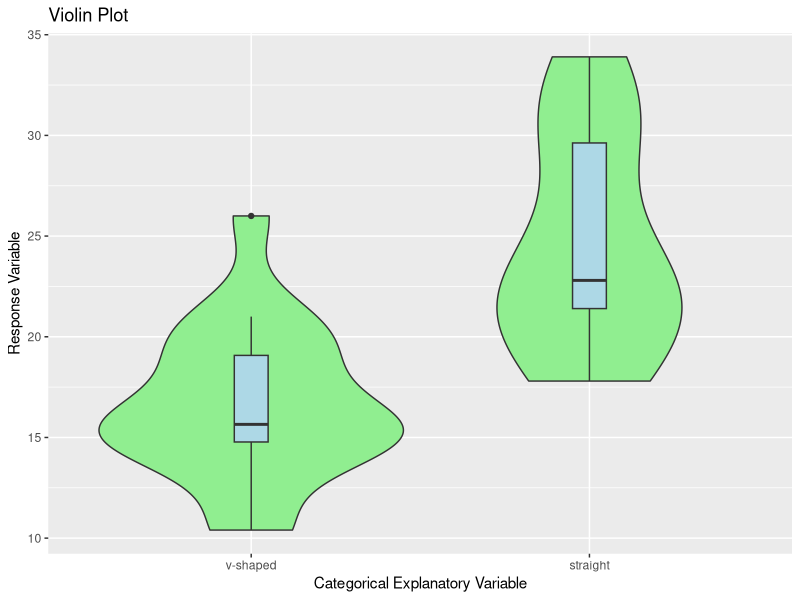
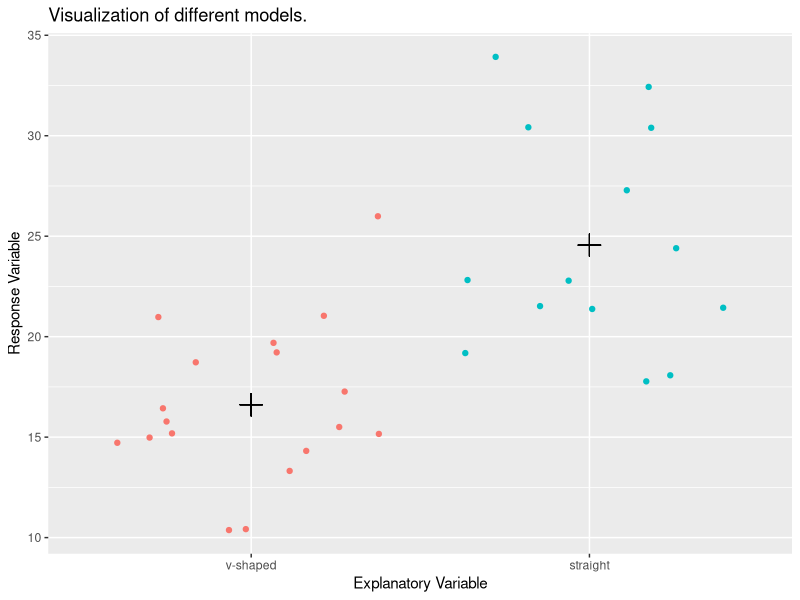
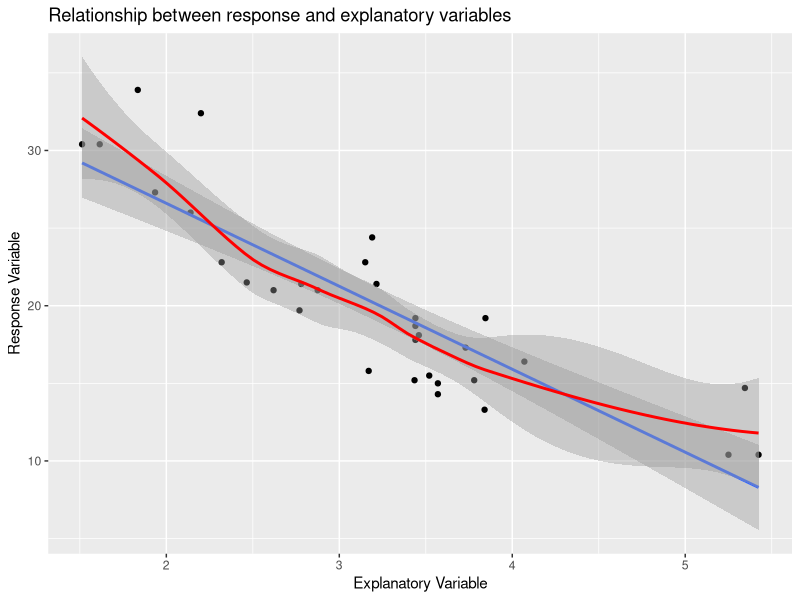
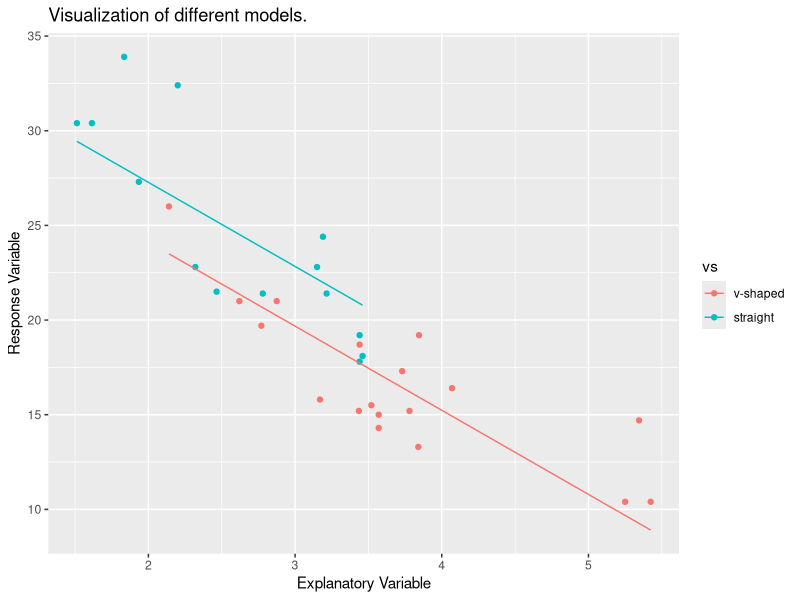
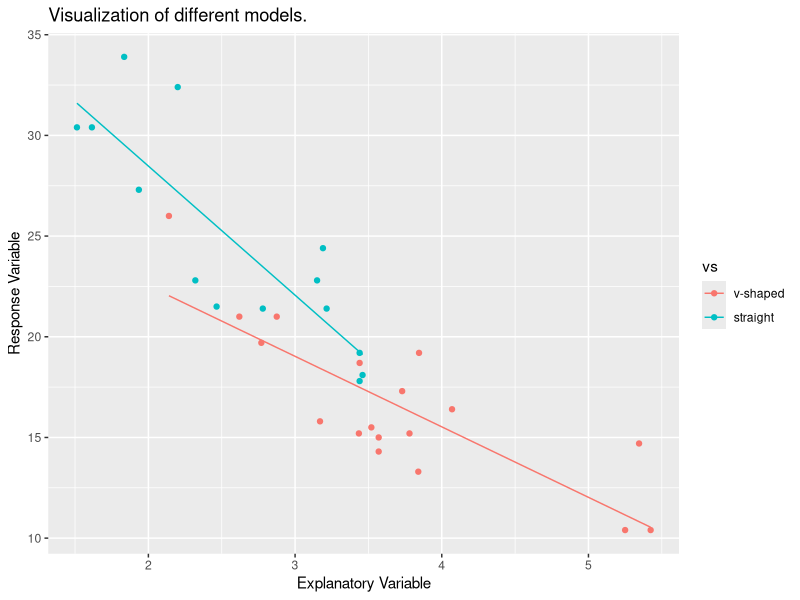

Generate these figures, in order, with R:
## ---- chunk 1
knitr::opts_chunk$set(echo = TRUE)
# Load libraries
library(tidyverse)
library(modelr)
library(MASS)
## ---- chunk 2
## Violin plot
violin_plot <- function(data_set, x, y) {
  x <- data_set[[x]]
  y <- data_set[[y]]
  tibble(x = x, y = y) %>%
    ggplot(aes(reorder(x, y, FUN = median), y)) +
    geom_violin(fill = "lightgreen") +
    geom_boxplot(width = 0.10, fill = "lightblue") +
    labs(title = "Violin Plot",
         x = "Categorical Explanatory Variable",
         y = "Response Variable")
}

## Relationship between response and explanatory
relationship <- function(data_set, x, y) {
  data_set %>%
    ggplot(aes_string(x, y)) +
    geom_point() +
    geom_smooth(method = "lm") +
    geom_smooth(colour = "red") +
    labs(title = "Relationship between response and explanatory variables",
         x = "Explanatory Variable",
         y = "Response Variable")
}

## main effects
graph_main_effects <- function(data_set, model, x, y) {
  data_set %>% 
    add_predictions(model = model, var = "pred") %>% 
    ggplot(aes_string(x = x, y = y, color = x)) +
    geom_point(show.legend = FALSE, position = "jitter") +
    geom_point(aes(y = pred), show.legend = FALSE, size = 5,
               color = "black", shape = 3,) +
    labs(
      title = "Visualization of different models.",
      x = "Explanatory Variable",
      y = "Response Variable"
    )
}

## Analysis of covariance
graph_predictions <- function(data_set, model, x, y, category) {
  data_set %>% 
    add_predictions(model = model, var = "pred") %>% 
    ggplot(aes_string(x = x, y = y, color = category)) +
    geom_point() +
    geom_line(aes(y = pred)) +
    labs(
      title = "Visualization of different models.",
      x = "Explanatory Variable",
      y = "Response Variable"
    )
}

## ---- chunk 3
data(mtcars)
mtcars$vs <- factor(mtcars$vs, levels = c(0, 1), labels = c("v-shaped", "straight"))
mtcars$am <- factor(mtcars$am, levels = c(0, 1), labels = c("automatic", "manual"))
glimpse(mtcars)
## ---- chunk 4
violin_plot(mtcars, "vs", "mpg")
## ---- chunk 5
zero_slope <- lm(mpg ~ vs, data = mtcars)
zero_slope %>%  summary()
graph_main_effects(mtcars, zero_slope, "vs", "mpg")
## ---- chunk 6
relationship(mtcars, "wt", "mpg")
## ---- chunk 7
common_slope <- lm(mpg ~ wt + vs, data = mtcars)
common_slope %>% summary()
graph_predictions(mtcars, common_slope, "wt", "mpg", "vs")
## ---- chunk 8
different_slopes <- lm(mpg ~ wt + vs + wt * vs, data = mtcars)
different_slopes %>% summary()
graph_predictions(mtcars, different_slopes, "wt", "mpg", "vs")
